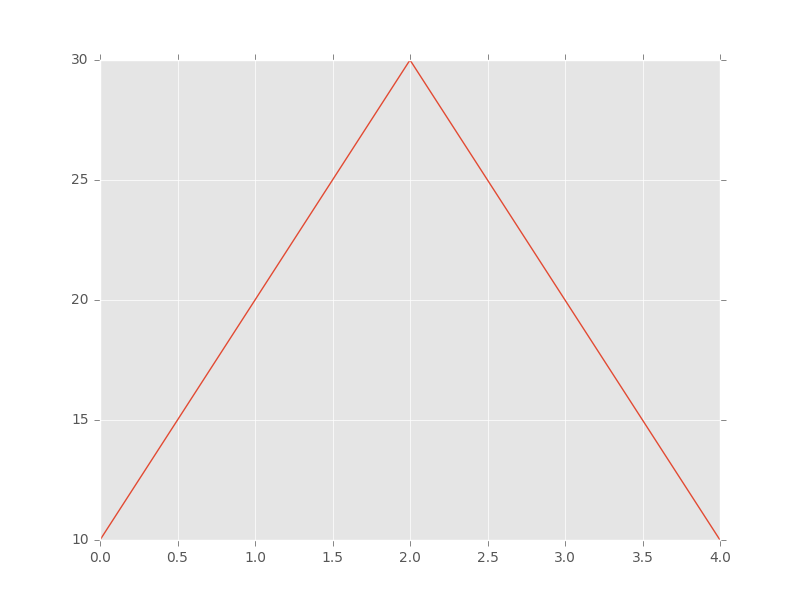

This figure's Python source:
from utatane import as_command, get_parser


def get_parser_plus():
    parser = get_parser()
    parser.add_argument("-v", action="append", required=True, type=float)
    return parser


@as_command(parser=get_parser_plus())
def render(plt, args):
    plt.plot(range(len(args.v)), args.v)
